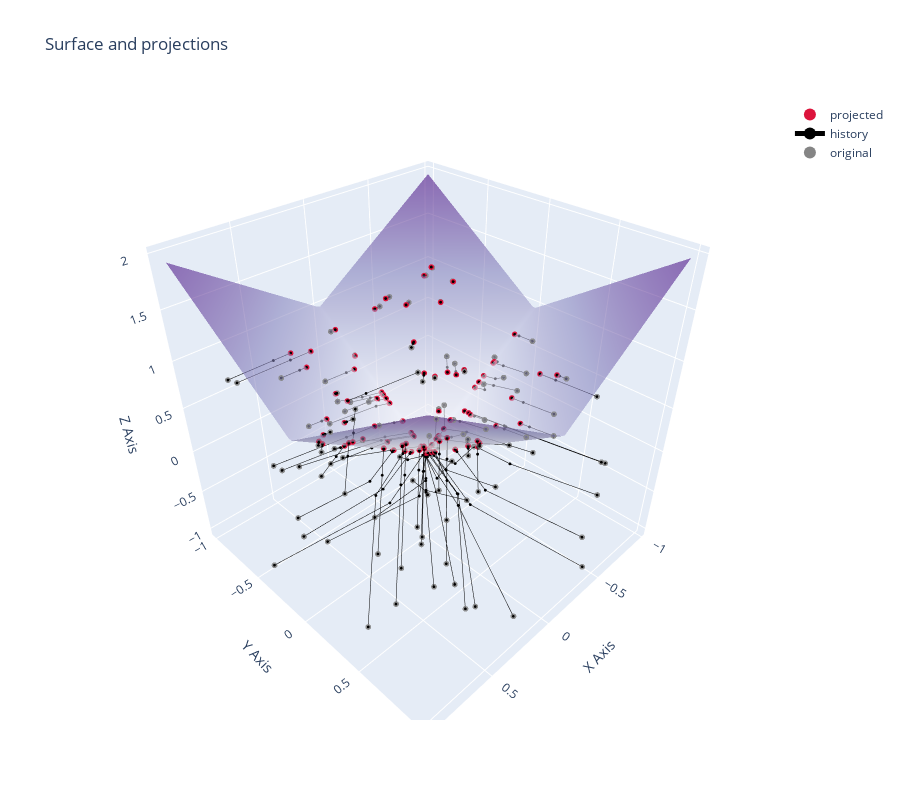

Notebook code for this chart:
### Code cell
plot_3d_projection(X, mfs.f_abs, round_cutoff=None, solver_builder=make_solver, plot_history=True, n_iterations=40)
